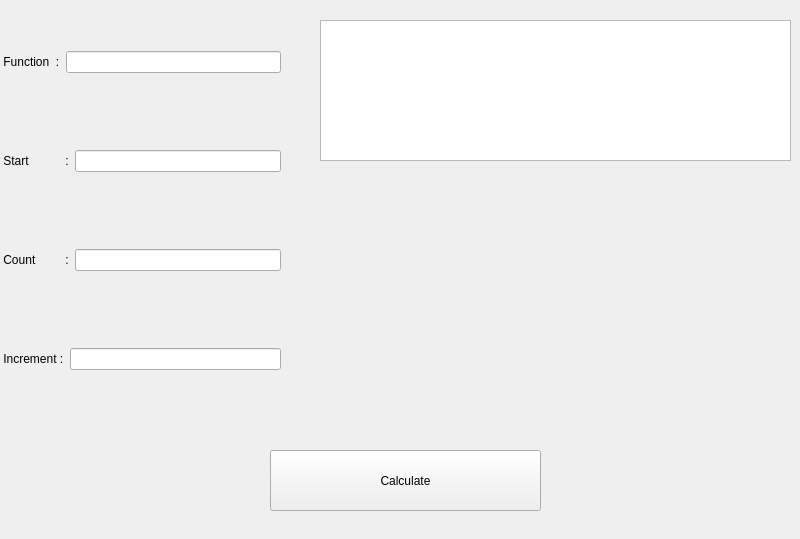
<?xml version="1.0" encoding="UTF-8"?>
<ui version="4.0">
 <class>MainWindow</class>
 <widget class="QMainWindow" name="MainWindow">
  <property name="geometry">
   <rect>
    <x>0</x>
    <y>0</y>
    <width>800</width>
    <height>539</height>
   </rect>
  </property>
  <property name="windowTitle">
   <string>MainWindow</string>
  </property>
  <widget class="QWidget" name="centralwidget">
   <widget class="QWidget" name="verticalLayoutWidget">
    <property name="geometry">
     <rect>
      <x>0</x>
      <y>-20</y>
      <width>281</width>
      <height>461</height>
     </rect>
    </property>
    <layout class="QVBoxLayout" name="verticalLayout">
     <item>
      <layout class="QHBoxLayout" name="horizontalLayout">
       <item>
        <widget class="QLabel" name="label">
         <property name="text">
          <string> Function  :</string>
         </property>
        </widget>
       </item>
       <item>
        <widget class="QLineEdit" name="Fun"/>
       </item>
      </layout>
     </item>
     <item>
      <layout class="QHBoxLayout" name="horizontalLayout_4">
       <item>
        <widget class="QLabel" name="label_4">
         <property name="text">
          <string> Start           :</string>
         </property>
        </widget>
       </item>
       <item>
        <widget class="QLineEdit" name="Start"/>
       </item>
      </layout>
     </item>
     <item>
      <layout class="QHBoxLayout" name="horizontalLayout_3">
       <item>
        <widget class="QLabel" name="label_3">
         <property name="text">
          <string> Count         :</string>
         </property>
        </widget>
       </item>
       <item>
        <widget class="QLineEdit" name="Count"/>
       </item>
      </layout>
     </item>
     <item>
      <layout class="QHBoxLayout" name="horizontalLayout_2">
       <item>
        <widget class="QLabel" name="label_2">
         <property name="text">
          <string> Increment :</string>
         </property>
        </widget>
       </item>
       <item>
        <widget class="QLineEdit" name="inc"/>
       </item>
      </layout>
     </item>
    </layout>
   </widget>
   <widget class="QPushButton" name="pushButton">
    <property name="geometry">
     <rect>
      <x>270</x>
      <y>450</y>
      <width>271</width>
      <height>61</height>
     </rect>
    </property>
    <property name="text">
     <string>Calculate</string>
    </property>
   </widget>
   <widget class="QTableWidget" name="tableWidget">
    <property name="geometry">
     <rect>
      <x>320</x>
      <y>20</y>
      <width>471</width>
      <height>141</height>
     </rect>
    </property>
   </widget>
  </widget>
 </widget>
 <resources/>
 <connections/>
</ui>
